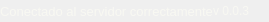
              <widget class="QFrame" name="bottomBar">
               <property name="minimumSize">
                <size>
                 <width>0</width>
                 <height>22</height>
                </size>
               </property>
               <property name="maximumSize">
                <size>
                 <width>16777215</width>
                 <height>22</height>
                </size>
               </property>
               <property name="palette">
                <palette>
                 <active/>
                 <inactive/>
                 <disabled/>
                </palette>
               </property>
               <property name="frameShape">
                <enum>QFrame::NoFrame</enum>
               </property>
               <property name="frameShadow">
                <enum>QFrame::Raised</enum>
               </property>
               <layout class="QHBoxLayout" name="horizontalLayout_5">
                <property name="spacing">
                 <number>0</number>
                </property>
                <property name="leftMargin">
                 <number>0</number>
                </property>
                <property name="topMargin">
                 <number>0</number>
                </property>
                <property name="rightMargin">
                 <number>0</number>
                </property>
                <property name="bottomMargin">
                 <number>0</number>
                </property>
                <item>
                 <widget class="QLabel" name="creditsLabel">
                  <property name="maximumSize">
                   <size>
                    <width>16777215</width>
                    <height>16</height>
                   </size>
                  </property>
                  <property name="palette">
                   <palette>
                    <active>
                     <colorrole role="WindowText">
                      <brush brushstyle="SolidPattern">
                       <color alpha="255">
                        <red>248</red>
                        <green>248</green>
                        <blue>242</blue>
                       </color>
                      </brush>
                     </colorrole>
                     <colorrole role="Text">
                      <brush brushstyle="SolidPattern">
                       <color alpha="255">
                        <red>248</red>
                        <green>248</green>
                        <blue>242</blue>
                       </color>
                      </brush>
                     </colorrole>
                     <colorrole role="ButtonText">
                      <brush brushstyle="SolidPattern">
                       <color alpha="255">
                        <red>248</red>
                        <green>248</green>
                        <blue>242</blue>
                       </color>
                      </brush>
                     </colorrole>
                     <colorrole role="PlaceholderText">
                      <brush brushstyle="SolidPattern">
                       <color alpha="255">
                        <red>248</red>
                        <green>248</green>
                        <blue>242</blue>
                       </color>
                      </brush>
                     </colorrole>
                    </active>
                    <inactive>
                     <colorrole role="WindowText">
                      <brush brushstyle="SolidPattern">
                       <color alpha="255">
                        <red>248</red>
                        <green>248</green>
                        <blue>242</blue>
                       </color>
                      </brush>
                     </colorrole>
                     <colorrole role="Text">
                      <brush brushstyle="SolidPattern">
                       <color alpha="255">
                        <red>248</red>
                        <green>248</green>
                        <blue>242</blue>
                       </color>
                      </brush>
                     </colorrole>
                     <colorrole role="ButtonText">
                      <brush brushstyle="SolidPattern">
                       <color alpha="255">
                        <red>248</red>
                        <green>248</green>
                        <blue>242</blue>
                       </color>
                      </brush>
                     </colorrole>
                     <colorrole role="PlaceholderText">
                      <brush brushstyle="SolidPattern">
                       <color alpha="255">
                        <red>248</red>
                        <green>248</green>
                        <blue>242</blue>
                       </color>
                      </brush>
                     </colorrole>
                    </inactive>
                    <disabled>
                     <colorrole role="WindowText">
                      <brush brushstyle="SolidPattern">
                       <color alpha="255">
                        <red>248</red>
                        <green>248</green>
                        <blue>242</blue>
                       </color>
                      </brush>
                     </colorrole>
                     <colorrole role="Text">
                      <brush brushstyle="SolidPattern">
                       <color alpha="255">
                        <red>248</red>
                        <green>248</green>
                        <blue>242</blue>
                       </color>
                      </brush>
                     </colorrole>
                     <colorrole role="ButtonText">
                      <brush brushstyle="SolidPattern">
                       <color alpha="255">
                        <red>248</red>
                        <green>248</green>
                        <blue>242</blue>
                       </color>
                      </brush>
                     </colorrole>
                     <colorrole role="PlaceholderText">
                      <brush brushstyle="SolidPattern">
                       <color alpha="255">
                        <red>248</red>
                        <green>248</green>
                        <blue>242</blue>
                       </color>
                      </brush>
                     </colorrole>
                    </disabled>
                   </palette>
                  </property>
                  <property name="font">
                   <font>
                    <pointsize>10</pointsize>
                    <italic>false</italic>
                    <bold>false</bold>
                   </font>
                  </property>
                  <property name="text">
                   <string>Conectado al servidor correctamente</string>
                  </property>
                  <property name="alignment">
                   <set>Qt::AlignLeading|Qt::AlignLeft|Qt::AlignVCenter</set>
                  </property>
                 </widget>
                </item>
                <item>
                 <widget class="QLabel" name="version">
                  <property name="palette">
                   <palette>
                    <active>
                     <colorrole role="WindowText">
                      <brush brushstyle="SolidPattern">
                       <color alpha="255">
                        <red>248</red>
                        <green>248</green>
                        <blue>242</blue>
                       </color>
                      </brush>
                     </colorrole>
                     <colorrole role="Text">
                      <brush brushstyle="SolidPattern">
                       <color alpha="255">
                        <red>248</red>
                        <green>248</green>
                        <blue>242</blue>
                       </color>
                      </brush>
                     </colorrole>
                     <colorrole role="ButtonText">
                      <brush brushstyle="SolidPattern">
                       <color alpha="255">
                        <red>248</red>
                        <green>248</green>
                        <blue>242</blue>
                       </color>
                      </brush>
                     </colorrole>
                     <colorrole role="PlaceholderText">
                      <brush brushstyle="SolidPattern">
                       <color alpha="255">
                        <red>248</red>
                        <green>248</green>
                        <blue>242</blue>
                       </color>
                      </brush>
                     </colorrole>
                    </active>
                    <inactive>
                     <colorrole role="WindowText">
                      <brush brushstyle="SolidPattern">
                       <color alpha="255">
                        <red>248</red>
                        <green>248</green>
                        <blue>242</blue>
                       </color>
                      </brush>
                     </colorrole>
                     <colorrole role="Text">
                      <brush brushstyle="SolidPattern">
                       <color alpha="255">
                        <red>248</red>
                        <green>248</green>
                        <blue>242</blue>
                       </color>
                      </brush>
                     </colorrole>
                     <colorrole role="ButtonText">
                      <brush brushstyle="SolidPattern">
                       <color alpha="255">
                        <red>248</red>
                        <green>248</green>
                        <blue>242</blue>
                       </color>
                      </brush>
                     </colorrole>
                     <colorrole role="PlaceholderText">
                      <brush brushstyle="SolidPattern">
                       <color alpha="255">
                        <red>248</red>
                        <green>248</green>
                        <blue>242</blue>
                       </color>
                      </brush>
                     </colorrole>
                    </inactive>
                    <disabled>
                     <colorrole role="WindowText">
                      <brush brushstyle="SolidPattern">
                       <color alpha="255">
                        <red>248</red>
                        <green>248</green>
                        <blue>242</blue>
                       </color>
                      </brush>
                     </colorrole>
                     <colorrole role="Text">
                      <brush brushstyle="SolidPattern">
                       <color alpha="255">
                        <red>248</red>
                        <green>248</green>
                        <blue>242</blue>
                       </color>
                      </brush>
                     </colorrole>
                     <colorrole role="ButtonText">
                      <brush brushstyle="SolidPattern">
                       <color alpha="255">
                        <red>248</red>
                        <green>248</green>
                        <blue>242</blue>
                       </color>
                      </brush>
                     </colorrole>
                     <colorrole role="PlaceholderText">
                      <brush brushstyle="SolidPattern">
                       <color alpha="255">
                        <red>248</red>
                        <green>248</green>
                        <blue>242</blue>
                       </color>
                      </brush>
                     </colorrole>
                    </disabled>
                   </palette>
                  </property>
                  <property name="text">
                   <string>v 0.0.3</string>
                  </property>
                  <property name="alignment">
                   <set>Qt::AlignRight|Qt::AlignTrailing|Qt::AlignVCenter</set>
                  </property>
                 </widget>
                </item>
                <item>
                 <widget class="QFrame" name="frame_size_grip">
                  <property name="minimumSize">
                   <size>
                    <width>20</width>
                    <height>0</height>
                   </size>
                  </property>
                  <property name="maximumSize">
                   <size>
                    <width>20</width>
                    <height>16777215</height>
                   </size>
                  </property>
                  <property name="palette">
                   <palette>
                    <active>
                     <colorrole role="WindowText">
                      <brush brushstyle="SolidPattern">
                       <color alpha="255">
                        <red>51</red>
                        <green>51</green>
                        <blue>51</blue>
                       </color>
                      </brush>
                     </colorrole>
                     <colorrole role="Text">
                      <brush brushstyle="SolidPattern">
                       <color alpha="255">
                        <red>51</red>
                        <green>51</green>
                        <blue>51</blue>
                       </color>
                      </brush>
                     </colorrole>
                     <colorrole role="ButtonText">
                      <brush brushstyle="SolidPattern">
                       <color alpha="255">
                        <red>51</red>
                        <green>51</green>
                        <blue>51</blue>
                       </color>
                      </brush>
                     </colorrole>
                     <colorrole role="PlaceholderText">
                      <brush brushstyle="SolidPattern">
                       <color alpha="255">
                        <red>51</red>
                        <green>51</green>
                        <blue>51</blue>
                       </color>
                      </brush>
                     </colorrole>
                    </active>
                    <inactive>
                     <colorrole role="WindowText">
                      <brush brushstyle="SolidPattern">
                       <color alpha="255">
                        <red>51</red>
                        <green>51</green>
                        <blue>51</blue>
                       </color>
                      </brush>
                     </colorrole>
                     <colorrole role="Text">
                      <brush brushstyle="SolidPattern">
                       <color alpha="255">
                        <red>51</red>
                        <green>51</green>
                        <blue>51</blue>
                       </color>
                      </brush>
                     </colorrole>
                     <colorrole role="ButtonText">
                      <brush brushstyle="SolidPattern">
                       <color alpha="255">
                        <red>51</red>
                        <green>51</green>
                        <blue>51</blue>
                       </color>
                      </brush>
                     </colorrole>
                     <colorrole role="PlaceholderText">
                      <brush brushstyle="SolidPattern">
                       <color alpha="255">
                        <red>51</red>
                        <green>51</green>
                        <blue>51</blue>
                       </color>
                      </brush>
                     </colorrole>
                    </inactive>
                    <disabled>
                     <colorrole role="WindowText">
                      <brush brushstyle="SolidPattern">
                       <color alpha="255">
                        <red>51</red>
                        <green>51</green>
                        <blue>51</blue>
                       </color>
                      </brush>
                     </colorrole>
                     <colorrole role="Text">
                      <brush brushstyle="SolidPattern">
                       <color alpha="255">
                        <red>51</red>
                        <green>51</green>
                        <blue>51</blue>
                       </color>
                      </brush>
                     </colorrole>
                     <colorrole role="ButtonText">
                      <brush brushstyle="SolidPattern">
                       <color alpha="255">
                        <red>51</red>
                        <green>51</green>
                        <blue>51</blue>
                       </color>
                      </brush>
                     </colorrole>
                     <colorrole role="PlaceholderText">
                      <brush brushstyle="SolidPattern">
                       <color alpha="255">
                        <red>51</red>
                        <green>51</green>
                        <blue>51</blue>
                       </color>
                      </brush>
                     </colorrole>
                    </disabled>
                   </palette>
                  </property>
                  <property name="frameShape">
                   <enum>QFrame::NoFrame</enum>
                  </property>
                  <property name="frameShadow">
                   <enum>QFrame::Raised</enum>
                  </property>
                 </widget>
                </item>
               </layout>
              </widget>
